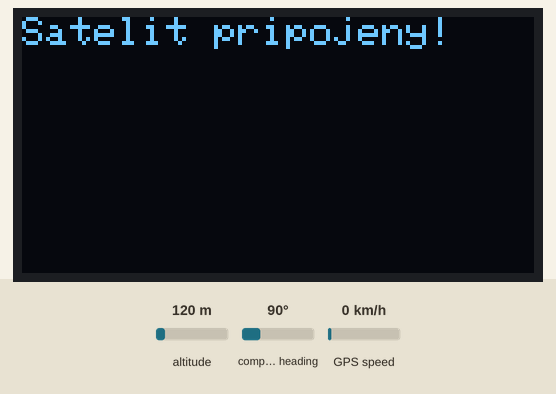
Recording of a sketch running on a simulated ESP32. Parts: 128×64 one-colour display. The test bench sets the inputs (shaded band); at power-on: altitude 120 m, GPS speed 0 km/h, compass heading 90°. The GPS gets a fix after 3 s at 37.7749, -122.4194 with 8 satellites; what the sketch prints to the serial monitor is not drawn.

Above: at 9.5 s.
9.6 s: altitude set to 20 m
At 12.3 s:
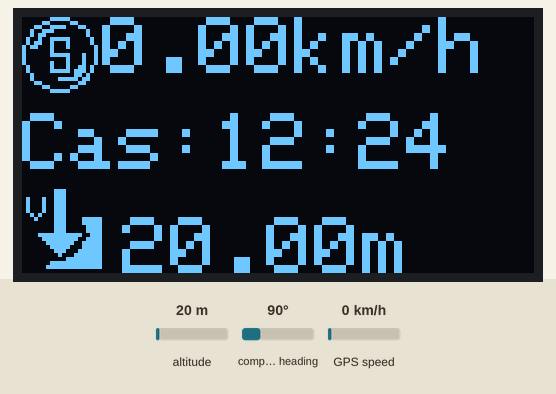
12.6 s: GPS speed set to 2 km/h
At 14.9 s:
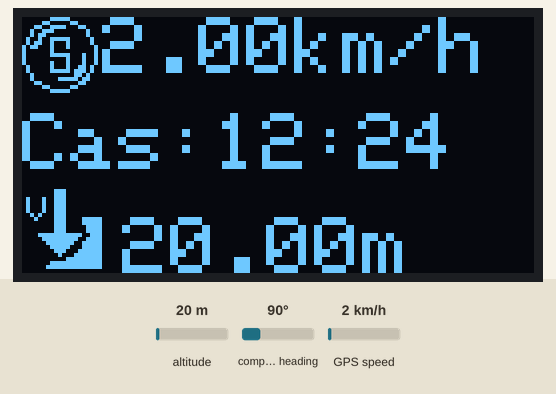
15.6 s: altitude set to 250 m
At 17.5 s:
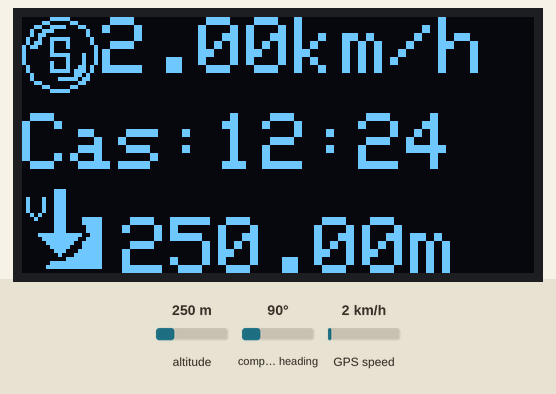
18.5 s: GPS speed set to 30 km/h
At 30.7 s:
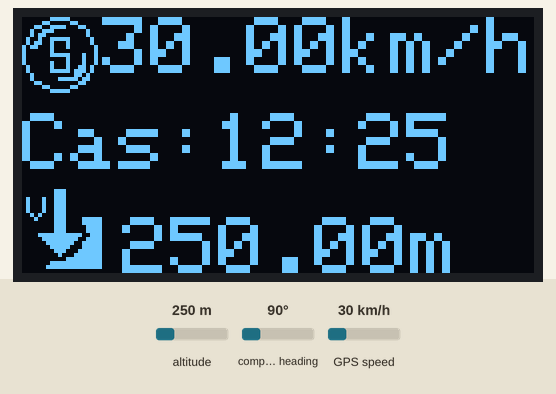
Timing chart, 0 to 31.8 s (numbered marks = the images above; inputs shaded):
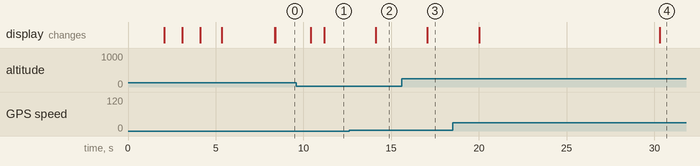

The sketch:

esp32-OLED-SpeedMeter.ino
```cpp
#include <Wire.h>
#include <Adafruit_GFX.h>
#include <Adafruit_SSD1306.h>
#include <TinyGPSPlus.h>
#include <HardwareSerial.h>
#include "bitmaps.h"  // Vloženie bitmap knižnice

// ---------------------------------------
// ! VAROVANIE ! FUNGUJE NA 5 VOLTOCH (USB INPUT) Nie lipol batéria
// ---------------------------------------
// ---------------------------------------------------------------------------------------
// ! IF U WANT TO USE 3.7V Battery,
// ! USE ! 3.7V Battery with VOLTAGE Booster (3.7 to 5V) !
// ! and then connect + Output from booster to esp32 Pin "VIN" and - to esp32 Pin "GND" !
// ---------------------------------------------------------------------------------------

// Nastavenie pre OLED displej 128x64
#define SCREEN_WIDTH 128
#define SCREEN_HEIGHT 64

// Nastavenie pre I2C
#define OLED_RESET -1
Adafruit_SSD1306 display(SCREEN_WIDTH, SCREEN_HEIGHT, &Wire, OLED_RESET);

// Nastavenie pre GPS modul
HardwareSerial gpsSerial(2);  // Použitie UART2 na ESP32 (RX2/TX2)
TinyGPSPlus gps;

bool satelliteConnected = false;  // Premenná na sledovanie stavu pripojenia
int lastMinute = -1;  // Premenná na sledovanie poslednej minúty

void setup() {
  Serial.begin(115200);
  gpsSerial.begin(9600, SERIAL_8N1, 16, 17);  // RX=GPIO16, TX=GPIO17

  // Inicializácia OLED displeja
  if (!display.begin(SSD1306_SWITCHCAPVCC, 0x3C)) {
    Serial.println(F("OLED init failed"));
    for (;;);
  }

  // Vyčistenie obrazovky a nastavenie východzieho textu
  display.clearDisplay();
  display.setTextWrap(1);
  display.setTextColor(SSD1306_WHITE);
  display.setTextSize(1);


  // ODPOCIVAVANIE OD Cisla 3 po Cislo 1
  // -----------------------------------------------------------------
  delay(2000);
  display.drawBitmap(0,0, cislotri, 128, 64, SSD1306_WHITE);
  display.display();
  delay(1000);
  display.clearDisplay();

  display.drawBitmap(0,0, cislodva, 128, 64, SSD1306_WHITE);
  display.display();
  delay(1000);
  display.clearDisplay();

  display.drawBitmap(0, 0, cislojeden, 128, 64, SSD1306_WHITE);
  display.display();
  delay(1000);
  display.clearDisplay();

  // -----------------------------------------------------------------

  // Sem Bitmap pre cislotri, cislodva, cislojedna

  // Zobrazenie "firstlogobitmap"
  delay(200);
  //display.setCursor(0, 0);
  display.drawBitmap(0,0, logobitmap, 128, 64, SSD1306_WHITE);
  display.display();
  delay(3000);

  // Vycistenie po zobrazeni "firstlogobitmap"
  display.clearDisplay();

  // Zobrazenie textu "Hladam Satelity"
  display.setCursor(0, 0);
  display.println("Hladam Satelity");
  Serial.println("Hladam Satelity");
  display.display();
}

void loop() {
  // Spracovanie GPS dát
  while (gpsSerial.available() > 0) {
    gps.encode(gpsSerial.read());
  }

  if (!gps.location.isValid()) {
    // Animácia "Hladam Satelity..."
    satelliteConnected = false;  // Resetovať stav pripojenia, ak nie je signál
    for (uint8_t i = 0; i < 3; i++) {
      display.setCursor(0 + (i * 6), 10); // Nastaví kurzor pre každú bodku o 6 pixelov doprava
      display.println(".");
      display.display();
      delay(700); // Časovač pre zobrazenie jednotlivých bodiek (0,7 sekundy)
    }
    delay(700); // Pauza pred vymazaním všetkých bodiek
    display.fillRect(0, 10, SCREEN_WIDTH, 8, SSD1306_BLACK);  // Vymaže staré bodky
    display.display();
  } else if (!satelliteConnected) {
    // Akonáhle je pripojený k satelitu a ešte nebol zobrazený text
    satelliteConnected = true;
    display.clearDisplay();
    display.setCursor(0, 0);
    display.setTextSize(1);
    display.println("Satelit pripojeny!");
    Serial.println("Satelit pripojeny!");
    display.display();
    delay(2000);
  }

  // Získanie rýchlosti, výšky a času
  float speedKmh = gps.speed.kmph();
  float altitude = gps.altitude.meters();
  int hour = gps.time.isValid() ? (gps.time.hour() + 2) % 24 : 0;  // Pridáme 2 hodiny pre časovú zónu Slovenska (UTC+2)
  int minute = gps.time.isValid() ? gps.time.minute() : 0;

  // Zobrazenie rýchlosti a výšky
  display.clearDisplay();

  // Rýchlosť
  display.drawBitmap(0, 0, speedbitmap, 19, 19, SSD1306_WHITE);
  display.setCursor(20, 0);
  display.setTextSize(2);
  display.println(String(speedKmh, 2) + "km/h");

  Serial.println(String(speedKmh, 2) + "km/h");

  // Výška
  display.drawBitmap(0, 43, vyskabitmap, 20, 20, SSD1306_WHITE);
  display.setCursor(25, 50);
  display.setTextSize(2);
  display.println(String(altitude, 2) + "m");

  Serial.println(String(altitude, 2) + "m");


  // TOTO JE PRIDANE LEN PRE ZOBRAZENIE V SERIAL MONITORE
  Serial.print("Sat: ");
  Serial.println(gps.satellites.value());
  Serial.print("Lat: ");
  Serial.println(gps.location.lat(), 6);
  Serial.print("Lng: ");
  Serial.println(gps.location.lng(), 6);
  Serial.print("Alt(m): ");
  Serial.println(gps.altitude.meters(), 1);
  // TOTO JE PRIDANE LEN PRE ZOBRAZENIE V SERIAL MONITORE


  // Zobrazenie času len ak sa zmení minúta
  if (minute != lastMinute) {
    // Vymaže starý čas
    display.fillRect(80, 32, 48, 16, SSD1306_BLACK);
    lastMinute = minute;
  }

  // Vždy zobrazí aktuálny čas
  displayTime(hour, minute);

  display.display();

  delay(700); // Aktualizácia každých 0.7 sekundy
}

void displayTime(int hour, int minute) {
  display.setCursor(0, 24);  // Nastavenie kurzora na pravú stranu v strede
  display.setTextSize(2);
  display.print("Cas:");

  // Zobrazenie s vedúcimi nulami, ak je to potrebné
  if (hour < 10) display.print("0");
  display.print(hour);
  display.print(":");
  if (minute < 10) display.print("0");
  display.print(minute);
  Serial.println("Autualny Cas: " + String(hour) + ":" + String(minute));
}
```

Source omitted: bitmaps.h (data table, 26183 bytes)

Measured:
- after the input at 9.6 s, the display: first differs from a run without the input after 1.6 s (image 1)
- after the input at 12.6 s, the display: changes after 1.5 s (image 2)
- after the input at 15.6 s, the display: changes after 1.5 s (image 3)
- after the input at 18.5 s, the display: first changes after 1.5 s (image 4 shows a later state)
